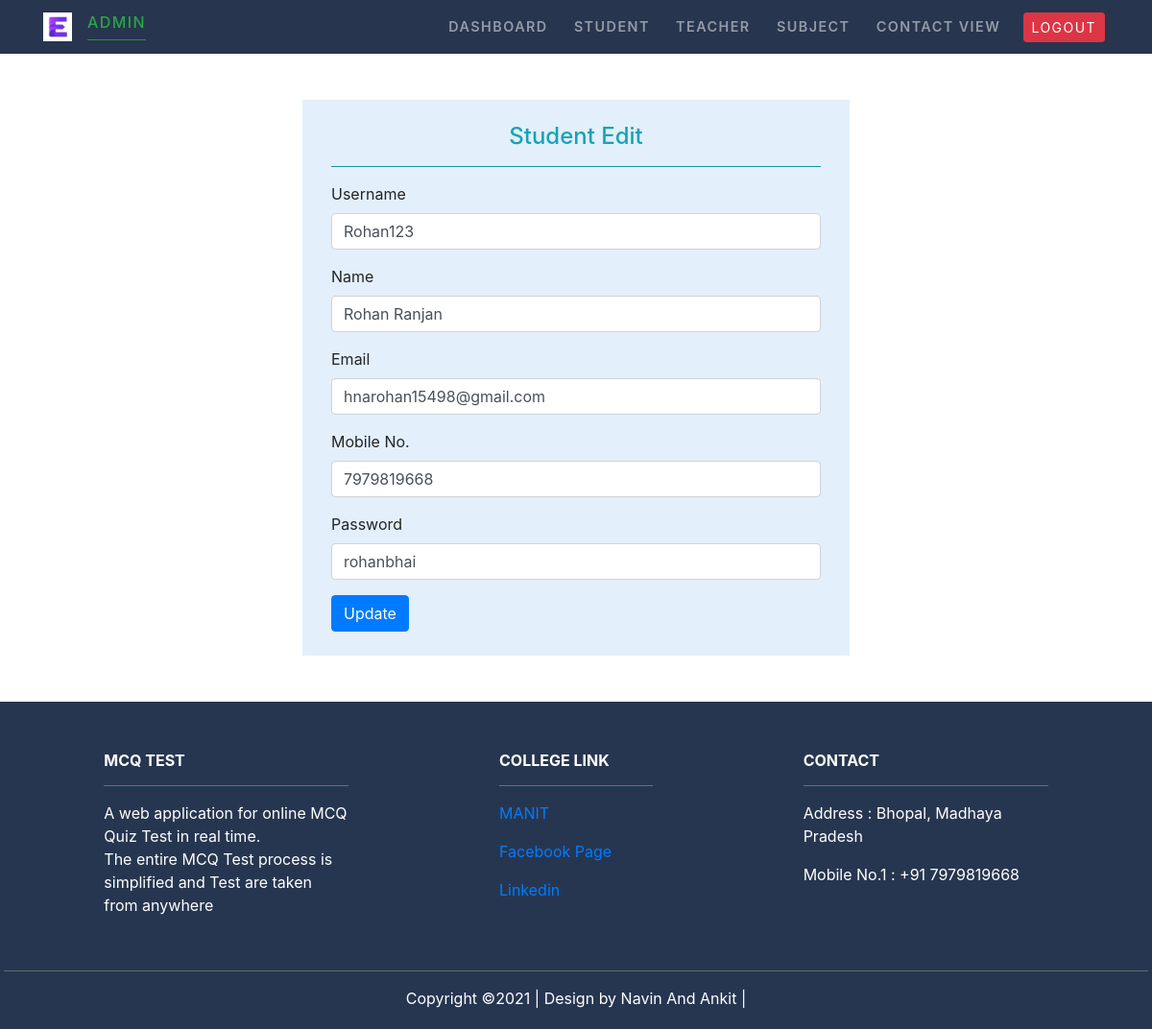
Page /edit_student/1/ on the earlier database version.
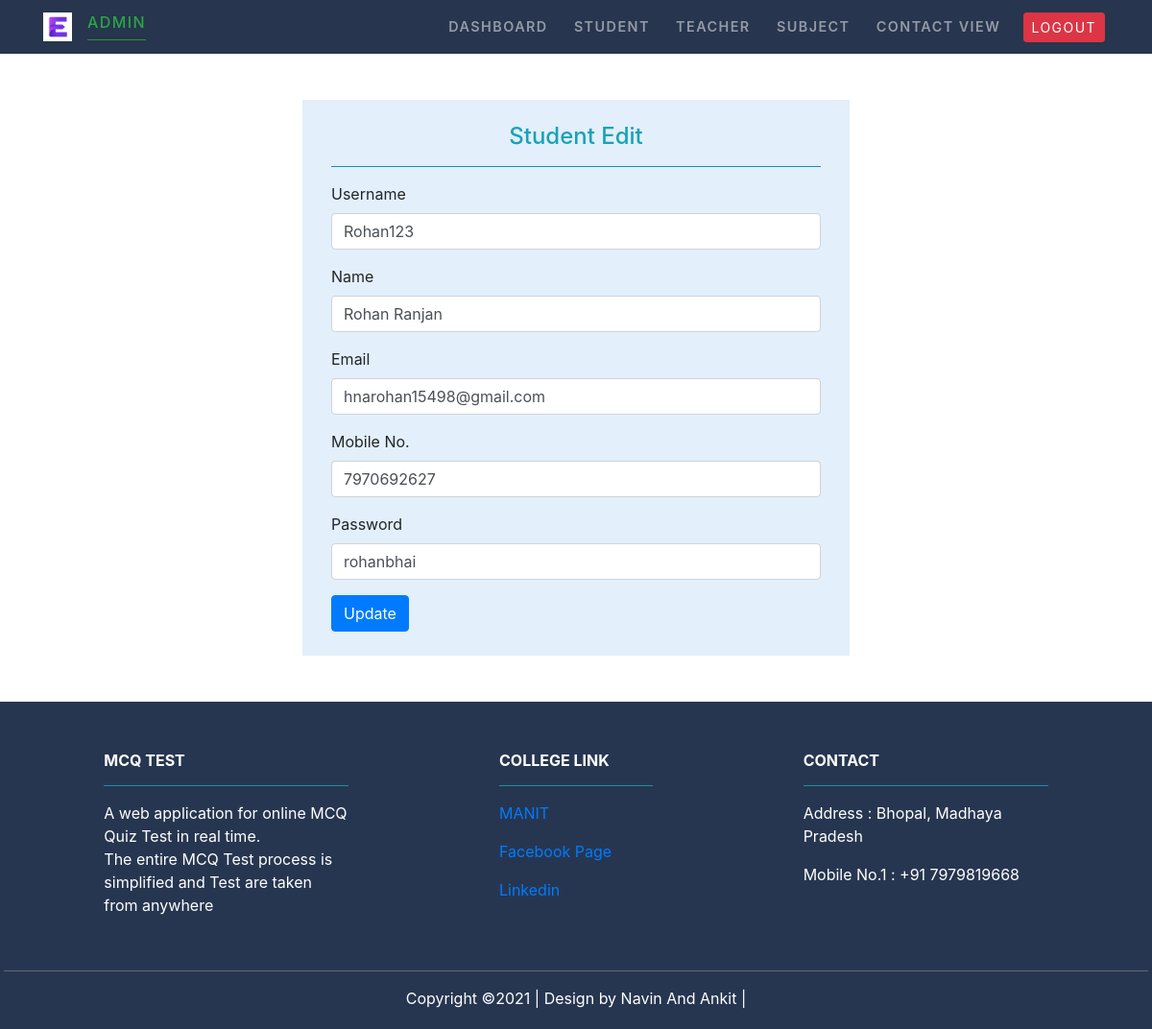
Same page on the later database version.
### Student/models.py (models this page shows, shortened)
class Student(models.Model):
    username=models.CharField(max_length=20, unique=True)
    name=models.CharField(max_length=50)
    email=models.EmailField(max_length=100)
    mobile= models.CharField(max_length=11)
    password=models.CharField(max_length=30)

### MCQ_Test/views.py (the view, shortened to what this page needs)
# urls.py: path('edit_student/<int:id>/',views.admin_edit_student,name="editstudent"),
def admin_edit_student(request,id):
    stu=Student.objects.get(pk=id)
    return render(request,'MCQ_Test/adminstudentedit.html',{'stu':stu})

### MCQ_Test/templates/MCQ_Test/adminstudentedit.html (shortened to what this page needs)
{% extends 'MCQ_Test/adminbase.html' %}
{% load static %}
{% block content %}
<div class="container py-5">
        <div class="row justify-content-center align-items-center ">
          <div class="col-md-6 " style="background-color: rgb(227, 239, 250);">
              <div class="col-md-12 py-4">
                  <div class="text-center text-info" >
                      <h4> Student Edit</h4>
                  </div>
                      <hr class="bg-info">
                           <form action="{% url 'editstudent' stu.id %}" method="POST">
                            <div class="form-group">
                              <label >Username</label>
                              <input type="Username" class="form-control" name="username" Required value="{{stu.username}}" >
                            </div>
                            <div class="form-group">
                              <label for="exampleInputPassword1">Name</label>
                              <input type="text" class="form-control" name="uname" Required value="{{stu.name}}" >
                            </div>
                            <div class="form-group">
                              <label for="exampleInputPassword1">Email</label>
                              <input type="email" class="form-control" name="uemail" Required value="{{stu.email}}">
                            </div>
                            <div class="form-group">
                              <label for="exampleInputPassword1">Mobile No. </label>
                              <input type="number" class="form-control" name="umobile"Required value="{{stu.mobile}}" >
                            </div>
                            <div class="form-group">
                              <label for="exampleInputPassword1">Password</label>
                              <input type="text" class="form-control" name="upass" Required value="{{stu.password}}" >
                            </div>
                            <button type="submit" class="btn btn-primary">Update</button>
                          </form>
                          <div class='col-sm-4'>
                          </div>
                      </div>
                   </div>
            </div>
        </div>
{% endblock content %}

Differences in the rows shown:
changed Student "Rohan123": umobile "7979819668" → "7970692627"
